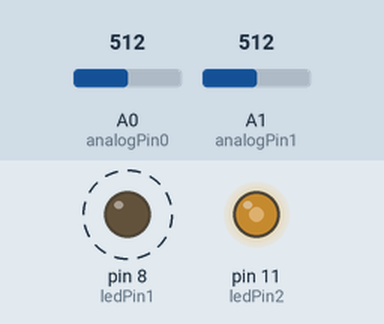
Recording of a sketch running on a simulated Arduino Uno, built with avr-gcc and run on an emulated ATmega328P. Parts: output pins drawn as LEDs (lit = HIGH). Dashed ring = blinking. Inputs (shaded band) come from the test bench; at power-on: A0 (analogPin0) = 512, A1 (analogPin1) = 512.

Above: at 1.2 s.
1.3 s: A0 (analogPin0) set to 26
At 1.54 s:
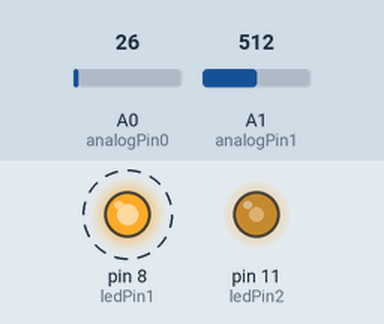
4.3 s: A0 (analogPin0) set to 23
7.3 s: A1 (analogPin1) set to 716
At 9.35 s:
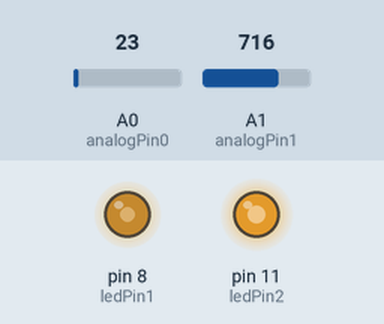
10.3 s: A0 (analogPin0) set to 265
At 10.49 s:
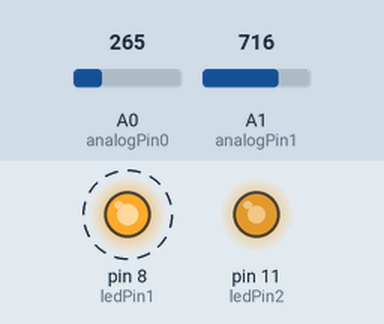
13.3 s: A1 (analogPin1) set to 900
At 13.37 s:
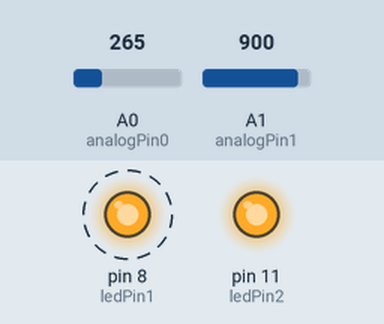
16.3 s: A0 (analogPin0) set to 0
Timing chart, 0 to 18.8 s (numbered marks = the images above; inputs shaded):
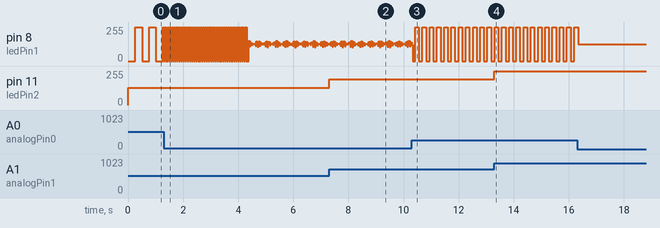

The sketch:

lamp.ino
```cpp
#define ledPin1     8
#define ledPin2    11

#define analogPin0  0
#define analogPin1  1

#define minpulse    0
#define maxpulse  125

#define mindimmer   0
#define maxdimmer 255

#define minanin     0
#define maxanin  1023


unsigned long int ms_counter;
int ledpulse = 0;
int dimmer = 0;
int anin0 = 0;
int anin1 = 0;

void setup() {

  Serial.begin(115200);

  pinMode(ledPin1, OUTPUT);
  pinMode(ledPin2, OUTPUT);
  ms_counter = 0;
  // initialize Timer1
  cli();             // disable global interrupts
  TCCR1A = 0;        // set entire TCCR1A register to 0
  TCCR1B = 0;
  // Set CS10 and CS12 bits so timer runs at clock speed /1024:
  TCCR1B |= (1 << CS10); //|(1 << CS10);

  // enable Timer1 overflow interrupt:
  TIMSK1 = (1 << TOIE1);
  // enable global interrupts:
  sei();

  anin0 = analogRead(analogPin0);
  anin1 = analogRead(analogPin1);
}

ISR(TIMER1_OVF_vect)
{
  ms_counter++;
}

int r2s(int rangeVal) {
    if (rangeVal <= 32)
      return 0;
    if (rangeVal <= 64)
      return 64;
    if (rangeVal <= 96)
      return 96;
    if (rangeVal <= 128)
      return 128;
    if (rangeVal <= 160)
      return 160;
    if (rangeVal <= 192)
      return 192;
    if (rangeVal <= 214)
      return 214;
    return 255;
}

void loop() {
  anin0 = analogRead(analogPin0);
  anin1 = analogRead(analogPin1);
  ledpulse = map(anin0,minanin,maxanin,minpulse,maxpulse);
  dimmer = r2s(map(anin1,minanin,maxanin,mindimmer,maxdimmer));
  analogWrite(ledPin2, dimmer);
  if (ms_counter >= ledpulse) {
    ms_counter = 0;
    digitalWrite(ledPin1, !digitalRead(ledPin1));
  }
}
```

Measured:
- after the input at 1.3 s, pin 8 (ledPin1): alternates 255/255 for 0.01 s and 0/255 for 0.01 s, starting at once
- after the input at 7.3 s, pin 11 (ledPin2): 128/255 → 192/255 at once
- after the input at 13.3 s, pin 11 (ledPin2): 192/255 → 255/255 at once
- by itself, pin 8 (ledPin1): alternates 255/255 for 0.25 s and 0/255 for 0.25 s
